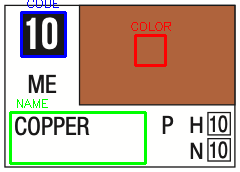
#> input picture data/C10.png, 240 x 172 px
$ python -i __main__.py   (imports and definitions only)
#> lines starting #> are read from the running program, lines starting #| are printed output that depends on the picture; after the words box and inside, x2 and y2 are one past the last pixel; in counts of white or black regions, pixels touching at a corner belong together
#> further down, picture is the input picture: shape (172, 240, 3); mean B, G, R 151.6, 169.6, 192.1
from pathlib import Path

import cv2

_HERE = Path(__file__).resolve().parent
_ROOT = _HERE.parents[2]
from rich import print
import cv2
from PIL import Image
import easyocr
import numpy as np
import os

CONFIG = {
    "pdf_path": str(_HERE / "GameAir.pdf"),
    "render_dpi": 300,
    "tmp_dir": str(_ROOT / ".tmp" / "vallejo_game_air"),
    "composite_page_index": 1,
    "composite_cols": 4,
    "composite_rows": 1,
    "panels_to_skip": [0],
    "color_panels": [1, 2, 3],
    "equiv_panels": [4, 5],
    "grid_cols": 9,
    "code_prefix": "71",
    "row_cluster_threshold": 80,
    "swatch_inset": 0.08,
    "output_json": str(_ROOT / "data" / "pack_vallejo_game_air.json"),
    "output_csv": str(_ROOT / "data" / "pack_vallejo_game_air.csv"),
    "brand_label": "Vallejo Game Air",
    "brand_id": "vallejo_game_air",
    "debug": False,
    "debug_show_cells": True,
    "debug_show_swatch": True,
    "debug_show_code_area": True,
    "debug_show_name_area": True,
    "debug_panel": None,
    "debug_output_dir": str(_ROOT / ".tmp" / "vallejo_game_air" / "debug"),
}


def rgb_to_hex(arr):
    return "#{:02x}{:02x}{:02x}".format(int(arr[0]), int(arr[1]), int(arr[2]))


# [137 lines left out: functions parse_vallejo_game_air_images, parse_cell, not called in this run]


def get_grid(img, panel_name=""):

#> called with panel_name = ''
    top_padding = 180

    os.makedirs(CONFIG["debug_output_dir"], exist_ok=True)
    gray = cv2.cvtColor(img, cv2.COLOR_BGR2GRAY)
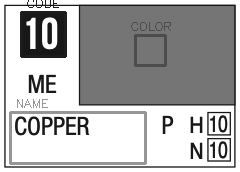
#> gray: shape (172, 240); min 24, max 255, mean 174.2
    clahe = cv2.createCLAHE(2.0, (8, 8))
    gray = clahe.apply(gray)
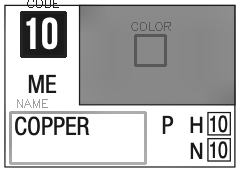
#> gray: shape (172, 240); min 22, max 255, mean 182.3

    edges = cv2.Canny(gray, 10, 80)
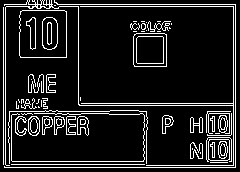
#> edges: shape (172, 240); 12.1% white in thin lines or dots

    edges[0:top_padding, :] = 0
#> edges: shape (172, 240); 12.13% of pixels changed, all inside (x1, y1, x2, y2) = (3, 0, 236, 168)

    kernel_h = cv2.getStructuringElement(cv2.MORPH_RECT, (10, 1))
    horiz = cv2.morphologyEx(edges, cv2.MORPH_OPEN, kernel_h)

    horiz = cv2.erode(edges, kernel_h)
    horiz = cv2.dilate(horiz, kernel_h)

    kernel_v = cv2.getStructuringElement(cv2.MORPH_RECT, (1, 80))
    vert = cv2.morphologyEx(edges, cv2.MORPH_OPEN, kernel_v, iterations=1)
    kernel = cv2.getStructuringElement(cv2.MORPH_RECT, (5, 5))

    cv2.imwrite(
        CONFIG["tmp_dir"] + f"/debug/{panel_name}_debug_horiz.png", horiz.copy()
    )
    cv2.imwrite(CONFIG["tmp_dir"] + f"/debug/{panel_name}_debug_vert.png", vert.copy())

    grid = cv2.bitwise_or(horiz, vert)
    # grid = cv2.morphologyEx(grid, cv2.MORPH_CLOSE, kernel, iterations=2)

    cv2.imwrite(CONFIG["tmp_dir"] + f"/debug/{panel_name}_debug_grid.png", grid.copy())

    col_sum = np.sum(vert, axis=0)
#> col_sum = 240 values from 0 to 0
    row_sum = np.sum(horiz, axis=1)
#> row_sum = 172 values from 0 to 0

    col_sum = np.where(col_sum >= 10_000, col_sum, 0)
    row_sum = np.where(row_sum >= 100_150, row_sum, 0)

    def find_lines(proj, threshold):
#> called with proj = array of shape (240,), threshold = 1000
        lines = []
        active = False
        start = 0

        for i, v in enumerate(proj):
            if v > threshold and not active:
                active = True
                start = i
            elif v <= threshold and active:
                active = False
                lines.append((start + i) // 2)
#> after the loop, active = False; lines = []; start = 0

        return lines

    xs = find_lines(col_sum, threshold=1000)
#> xs = []
    ys = find_lines(row_sum, threshold=1000)
#> ys = []

    ys.append(len(row_sum) - 250)

    out = img.copy()

    # svislé čáry (x pozice)
    for x in xs:
        cv2.line(out, (x, 0), (x, out.shape[0]), (0, 0, 255), 2)
#> this loop made 0 passes

    # vodorovné čáry (y pozice)
    for y in ys:
        cv2.line(out, (0, y), (out.shape[1], y), (255, 0, 0), 2)
#> this loop made 1 pass
#> y on pass 1: -78

    cv2.imwrite(CONFIG["tmp_dir"] + f"/debug/{panel_name}_debug_lines_out.png", out)

    ys = ys[0::2]  # vynech sude
#> ys = [-78]

    rectangles = []

    for i in range(len(xs) - 1):
        for j in range(len(ys) - 1):
            x1, x2 = xs[i], xs[i + 1]
            y1, y2 = ys[j], ys[j + 1]

            w = x2 - x1
            h = y2 - y1

            if w > 100 and h > 140:  # filtr velikosti
                rectangles.append((x1, y1, w, h))
#> after the loop, rectangles = []

    out = img.copy()
    for x, y, w, h in rectangles:
        cv2.rectangle(out, (x, y), (x + w, y + h), (0, 0, 255), 2)

    cv2.imwrite(CONFIG["tmp_dir"] + f"/debug/{panel_name}_debug_grid_out.png", out)

    return rectangles

>>> import cv2
>>> picture = cv2.imread('../../../data/C10.png')
>>> result = get_grid(picture)
#> result = []
